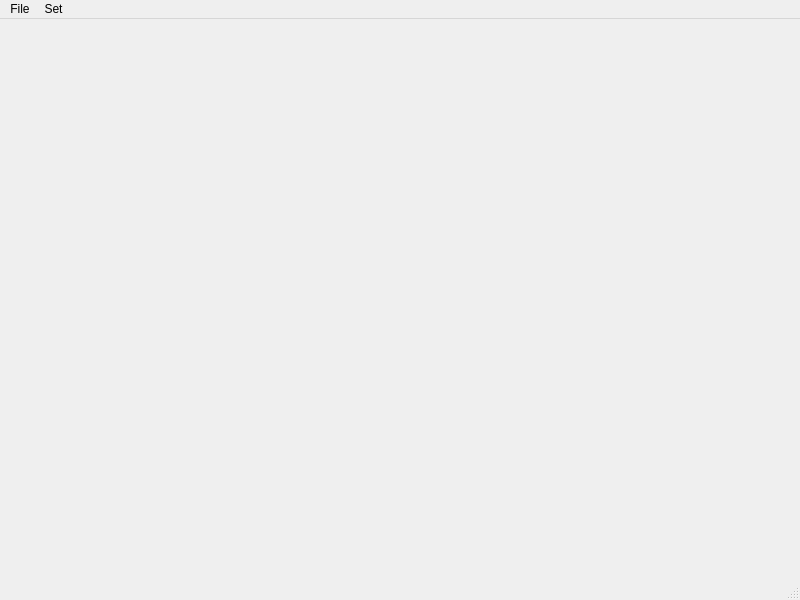
<?xml version="1.0" encoding="UTF-8"?>
<ui version="4.0">
 <class>MainWindow</class>
 <widget class="QMainWindow" name="MainWindow">
  <property name="geometry">
   <rect>
    <x>0</x>
    <y>0</y>
    <width>800</width>
    <height>600</height>
   </rect>
  </property>
  <property name="windowTitle">
   <string>MainWindow</string>
  </property>
  <widget class="QWidget" name="centralwidget"/>
  <widget class="QMenuBar" name="menubar">
   <property name="geometry">
    <rect>
     <x>0</x>
     <y>0</y>
     <width>800</width>
     <height>26</height>
    </rect>
   </property>
   <widget class="QMenu" name="menuFile">
    <property name="title">
     <string>File</string>
    </property>
    <addaction name="actionNew"/>
    <addaction name="actionOpen"/>
    <addaction name="actionSave"/>
   </widget>
   <widget class="QMenu" name="menuSet">
    <property name="title">
     <string>Set</string>
    </property>
    <addaction name="actionColor"/>
   </widget>
   <addaction name="menuFile"/>
   <addaction name="menuSet"/>
  </widget>
  <widget class="QStatusBar" name="statusbar"/>
  <action name="actionNew">
   <property name="text">
    <string>New</string>
   </property>
  </action>
  <action name="actionOpen">
   <property name="text">
    <string>Open</string>
   </property>
  </action>
  <action name="actionSave">
   <property name="text">
    <string>Save</string>
   </property>
  </action>
  <action name="actionColor">
   <property name="text">
    <string>Color</string>
   </property>
  </action>
 </widget>
 <resources/>
 <connections/>
</ui>
